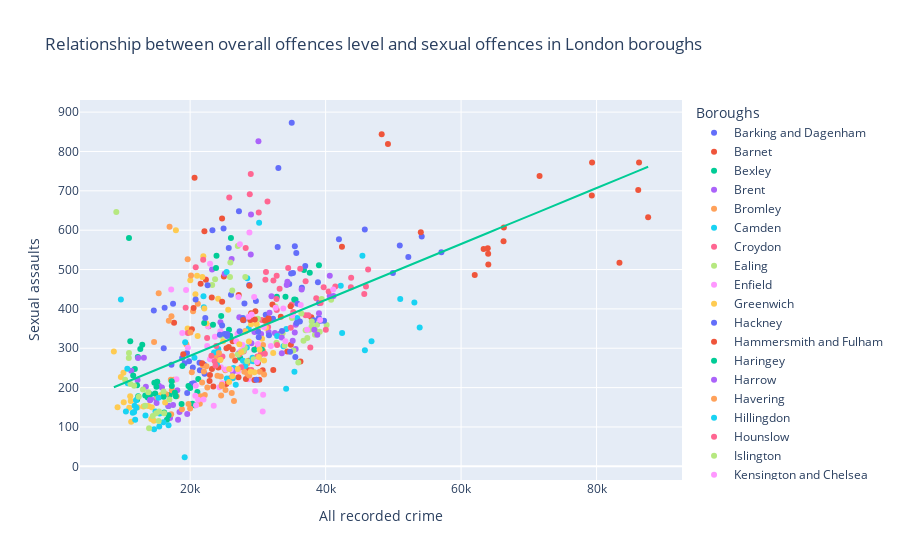

Notebook source saved alongside this figure:
### Code cell
#We store the data for all indicators in seperate lists for further analysis. 

number_of_sexual_offences = []    
all_recorded_offences = []
violence_against_the_person = []
robbery = []
burglary = []
theft_and_handling = []
fraud_and_forgery = []
criminal_damage = []
drugs = []
borough =[]

row =2
column = 0
while(row<34):
     
    all_recorded_offences.append(df.loc[row][column+2])
    violence_against_the_person.append(df.loc[row][column+20])
    number_of_sexual_offences.append(df.loc[row][column+38])
    robbery.append(df.loc[row][column+56])
    burglary.append(df.loc[row][column+74])
    theft_and_handling.append(df.loc[row][column+92])
    fraud_and_forgery.append(df.loc[row][column+110])
    criminal_damage.append(df.loc[row][column+128])
    drugs.append(df.loc[row][column+146])
    borough.append(df.loc[row][1])
    column += 1
    if(column == 18):
        column = 0
        row = row+1


#Creation of final dataframe to plot the graphs
final_df= pd.DataFrame()

final_df['All recorded crime'] = all_recorded_offences

final_df['Violence against the person']= violence_against_the_person

final_df['Sexual assaults']=number_of_sexual_offences

final_df['Robberies']=robbery

final_df['Burglaries']=burglary

final_df['Theft and handling']=theft_and_handling

final_df['Fraud and forgery']=fraud_and_forgery

final_df['Criminal damage']=criminal_damage

final_df['Drugs']=drugs

final_df['Boroughs']=borough




#creation of first scatter plot 

fig = px.scatter(final_df,x='All recorded crime',y='Sexual assaults',color='Boroughs',
                 title = "Relationship between overall offences level and sexual offences in London boroughs",
                 trendline="ols",trendline_scope="overall")

fig.show()
fig.write_html('/Users/jutti/Documents/QM2SRQ1-2/Visualisations/Relationship between overall offences level and sexual offences in London boroughs.html')

### Figure 1 — Plotly figure (JSON) as saved in the notebook; plotly's stock layout.template omitted (floating-point values rounded to 4 significant figures; data arrays with more than 128 entries replaced by an {"elided": "..."} marker saying what was removed)
{"data": [{"hovertemplate": "Boroughs=Barking and Dagenham<br>All recorded crime=%{x}<br>Sexual assaults=%{y}<extra></extra>", "legendgroup": "Barking and Dagenham", "marker": {"color": "#636efa", "symbol": "circle"}, "mode": "markers", "name": "Barking and Dagenham", "orientation": "v", "showlegend": true, "type": "scatter", "x": [19567, 20253, 20538, 20394, 22144, 21442, 22062, 21384, 19536, 19987, 19843, 19177, 18825, 17240, 16104, 16235, 17477, 14638], "xaxis": "x", "y": [186, 210, 211, 251, 235, 244, 258, 263, 288, 205, 267, 262, 275, 258, 300, 403, 413, 396], "yaxis": "y"}, {"hovertemplate": "Boroughs=Barnet<br>All recorded crime=%{x}<br>Sexual assaults=%{y}<extra></extra>", "legendgroup": "Barnet", "marker": {"color": "#EF553B", "symbol": "circle"}, "mode": "markers", "name": "Barnet", "orientation": "v", "showlegend": true, "type": "scatter", "x": [30708, 30213, 32274, 34338, 36288, 37887, 34871, 29920, 26645, 26374, 26273, 25701, 26281, 25364, 22724, 23192, 24978, 21549], "xaxis": "x", "y": [244, 220, 245, 292, 266, 379, 309, 301, 269, 247, 318, 303, 297, 300, 356, 429, 482, 464], "yaxis": "y"}, {"hovertemplate": "Boroughs=Bexley<br>All recorded crime=%{x}<br>Sexual assaults=%{y}<extra></extra>", "legendgroup": "Bexley", "marker": {"color": "#00cc96", "symbol": "circle"}, "mode": "markers", "name": "Bexley", "orientation": "v", "showlegend": true, "type": "scatter", "x": [20680, 21072, 21200, 19752, 20344, 18859, 20011, 16997, 16811, 16171, 15451, 13739, 12168, 12335, 11837, 12280, 12644, 11163], "xaxis": "x", "y": [155, 189, 222, 204, 159, 255, 199, 181, 153, 137, 177, 175, 169, 178, 247, 278, 298, 318], "yaxis": "y"}, {"hovertemplate": "Boroughs=Brent<br>All recorded crime=%{x}<br>Sexual assaults=%{y}<extra></extra>", "legendgroup": "Brent", "marker": {"color": "#ab63fa", "symbol": "circle"}, "mode": "markers", "name": "Brent", "orientation": "v", "showlegend": true, "type": "scatter", "x": [33253, 32513, 33276, 33537, 35837, 35582, 35140, 30474, 28126, 27213, 29046, 29492, 31592, 27260, 24476, 25101, 26128, 23237], "xaxis": "x", "y": [337, 339, 334, 287, 374, 298, 319, 336, 343, 287, 313, 341, 341, 379, 366, 489, 527, 500], "yaxis": "y"}, {"hovertemplate": "Boroughs=Bromley<br>All recorded crime=%{x}<br>Sexual assaults=%{y}<extra></extra>", "legendgroup": "Bromley", "marker": {"color": "#FFA15A", "symbol": "circle"}, "mode": "markers", "name": "Bromley", "orientation": "v", "showlegend": true, "type": "scatter", "x": [26474, 26142, 28638, 30276, 30918, 30761, 30793, 28424, 25195, 26350, 23781, 22031, 21903, 20248, 19445, 20434, 21137, 17243], "xaxis": "x", "y": [166, 186, 232, 240, 233, 308, 293, 261, 244, 225, 280, 241, 256, 239, 310, 394, 413, 381], "yaxis": "y"}, {"hovertemplate": "Boroughs=Camden<br>All recorded crime=%{x}<br>Sexual assaults=%{y}<extra></extra>", "legendgroup": "Camden", "marker": {"color": "#19d3f3", "symbol": "circle"}, "mode": "markers", "name": "Camden", "orientation": "v", "showlegend": true, "type": "scatter", "x": [45800, 46778, 53103, 53890, 51016, 45432, 42236, 42435, 35398, 34175, 33773, 34205, 35799, 32840, 28646, 28428, 30185, 25390], "xaxis": "x", "y": [295, 318, 416, 353, 425, 535, 459, 339, 240, 197, 305, 349, 377, 331, 350, 478, 619, 494], "yaxis": "y"}, {"hovertemplate": "Boroughs=Croydon<br>All recorded crime=%{x}<br>Sexual assaults=%{y}<extra></extra>", "legendgroup": "Croydon", "marker": {"color": "#FF6692", "symbol": "circle"}, "mode": "markers", "name": "Croydon", "orientation": "v", "showlegend": true, "type": "scatter", "x": [37743, 35221, 37450, 38618, 37043, 35004, 34859, 31510, 30587, 32789, 33210, 32292, 32775, 31109, 28202, 28804, 28951, 25777], "xaxis": "x", "y": [302, 392, 384, 427, 384, 411, 352, 354, 372, 397, 451, 472, 484, 474, 555, 691, 743, 683], "yaxis": "y"}, {"hovertemplate": "Boroughs=Ealing<br>All recorded crime=%{x}<br>Sexual assaults=%{y}<extra></extra>", "legendgroup": "Ealing", "marker": {"color": "#B6E880", "symbol": "circle"}, "mode": "markers", "name": "Ealing", "orientation": "v", "showlegend": true, "type": "scatter", "x": [38737, 38572, 39128, 40147, 37927, 36418, 37295, 36734, 33963, 32747, 33654, 35030, 32575, 30003, 25886, 25941, 27032, 23684], "xaxis": "x", "y": [360, 344, 342, 359, 355, 388, 326, 319, 307, 314, 338, 377, 406, 375, 481, 518, 560, 475], "yaxis": "y"}, {"hovertemplate": "Boroughs=Enfield<br>All recorded crime=%{x}<br>Sexual assaults=%{y}<extra></extra>", "legendgroup": "Enfield", "marker": {"color": "#FF97FF", "symbol": "circle"}, "mode": "markers", "name": "Enfield", "orientation": "v", "showlegend": true, "type": "scatter", "x": [28588, 28019, 29401, 30042, 29998, 28131, 27473, 27058, 25275, 24533, 24459, 23657, 22928, 22521, 22631, 22308, 22942, 19401], "xaxis": "x", "y": [221, 256, 296, 299, 311, 247, 293, 241, 246, 252, 343, 329, 272, 306, 356, 475, 515, 448], "yaxis": "y"}, {"hovertemplate": "Boroughs=Greenwich<br>All recorded crime=%{x}<br>Sexual assaults=%{y}<extra></extra>", "legendgroup": "Greenwich", "marker": {"color": "#FECB52", "symbol": "circle"}, "mode": "markers", "name": "Greenwich", "orientation": "v", "showlegend": true, "type": "scatter", "x": [29991, 28165, 28995, 31202, 31347, 31186, 31354, 29829, 30617, 28677, 25622, 24130, 22415, 21110, 19630, 21023, 21950, 20023], "xaxis": "x", "y": [349, 343, 361, 369, 382, 352, 370, 361, 324, 317, 398, 426, 363, 331, 350, 484, 534, 473], "yaxis": "y"}, {"hovertemplate": "Boroughs=Hackney<br>All recorded crime=%{x}<br>Sexual assaults=%{y}<extra></extra>", "legendgroup": "Hackney", "marker": {"color": "#636efa", "symbol": "circle"}, "mode": "markers", "name": "Hackney", "orientation": "v", "showlegend": true, "type": "scatter", "x": [39007, 38242, 39769, 39267, 39035, 36492, 34630, 31160, 32241, 29713, 28721, 28016, 27902, 27804, 26031, 25706, 27209, 24933], "xaxis": "x", "y": [377, 371, 370, 370, 415, 454, 463, 385, 375, 420, 461, 414, 371, 377, 436, 555, 648, 604], "yaxis": "y"}, {"hovertemplate": "Boroughs=Hammersmith and Fulham<br>All recorded crime=%{x}<br>Sexual assaults=%{y}<extra></extra>", "legendgroup": "Hammersmith and Fulham", "marker": {"color": "#EF553B", "symbol": "circle"}, "mode": "markers", "name": "Hammersmith and Fulham", "orientation": "v", "showlegend": true, "type": "scatter", "x": [28600, 28236, 29487, 30003, 28650, 27139, 25861, 25334, 23219, 22928, 22867, 24151, 23426, 21782, 18985, 20259, 20514, 17629], "xaxis": "x", "y": [244, 222, 219, 262, 268, 226, 223, 209, 247, 232, 217, 251, 203, 262, 285, 348, 402, 365], "yaxis": "y"}, {"hovertemplate": "Boroughs=Haringey<br>All recorded crime=%{x}<br>Sexual assaults=%{y}<extra></extra>", "legendgroup": "Haringey", "marker": {"color": "#00cc96", "symbol": "circle"}, "mode": "markers", "name": "Haringey", "orientation": "v", "showlegend": true, "type": "scatter", "x": [34075, 32799, 37661, 39017, 36807, 35553, 35367, 30595, 29487, 27379, 25743, 24588, 25911, 23377, 22074, 23824, 26024, 23894], "xaxis": "x", "y": [431, 431, 492, 511, 499, 423, 424, 296, 296, 276, 347, 382, 332, 360, 364, 504, 580, 535], "yaxis": "y"}, {"hovertemplate": "Boroughs=Harrow<br>All recorded crime=%{x}<br>Sexual assaults=%{y}<extra></extra>", "legendgroup": "Harrow", "marker": {"color": "#ab63fa", "symbol": "circle"}, "mode": "markers", "name": "Harrow", "orientation": "v", "showlegend": true, "type": "scatter", "x": [16777, 17031, 18217, 19573, 18430, 18107, 17481, 15837, 14074, 15047, 15392, 14973, 14169, 13463, 12236, 12316, 13174, 11309], "xaxis": "x", "y": [153, 123, 118, 133, 138, 193, 156, 200, 168, 161, 205, 172, 170, 202, 219, 275, 276, 243], "yaxis": "y"}, {"hovertemplate": "Boroughs=Havering<br>All recorded crime=%{x}<br>Sexual assaults=%{y}<extra></extra>", "legendgroup": "Havering", "marker": {"color": "#FFA15A", "symbol": "circle"}, "mode": "markers", "name": "Havering", "orientation": "v", "showlegend": true, "type": "scatter", "x": [18787, 19761, 21868, 21537, 22165, 21431, 21772, 19997, 17200, 18020, 17153, 17581, 17302, 16458, 15127, 15358, 16851, 14680], "xaxis": "x", "y": [145, 158, 173, 178, 181, 159, 213, 147, 132, 178, 220, 220, 193, 183, 215, 440, 370, 316], "yaxis": "y"}, {"hovertemplate": "Boroughs=Hillingdon<br>All recorded crime=%{x}<br>Sexual assaults=%{y}<extra></extra>", "legendgroup": "Hillingdon", "marker": {"color": "#19d3f3", "symbol": "circle"}, "mode": "markers", "name": "Hillingdon", "orientation": "v", "showlegend": true, "type": "scatter", "x": [26281, 26739, 29074, 29214, 29349, 27800, 28377, 28144, 26399, 25420, 24165, 23535, 23937, 20636, 19268, 22019, 21972, 19195], "xaxis": "x", "y": [224, 207, 268, 276, 267, 268, 302, 255, 250, 223, 298, 289, 260, 276, 315, 404, 432, 23], "yaxis": "y"}, {"hovertemplate": "Boroughs=Hounslow<br>All recorded crime=%{x}<br>Sexual assaults=%{y}<extra></extra>", "legendgroup": "Hounslow", "marker": {"color": "#FF6692", "symbol": "circle"}, "mode": "markers", "name": "Hounslow", "orientation": "v", "showlegend": true, "type": "scatter", "x": [31032, 29034, 29929, 32842, 30416, 27908, 27233, 24485, 23623, 23748, 23142, 23855, 24768, 22509, 19668, 20825, 21926, 19339], "xaxis": "x", "y": [286, 245, 279, 308, 285, 292, 284, 274, 267, 256, 281, 306, 279, 326, 339, 506, 525, 403], "yaxis": "y"}, {"hovertemplate": "Boroughs=Islington<br>All recorded crime=%{x}<br>Sexual assaults=%{y}<extra></extra>", "legendgroup": "Islington", "marker": {"color": "#B6E880", "symbol": "circle"}, "mode": "markers", "name": "Islington", "orientation": "v", "showlegend": true, "type": "scatter", "x": [38427, 35968, 37611, 39425, 40816, 37956, 37050, 35248, 30228, 29383, 28432, 28076, 27025, 27865, 24603, 26222, 28144, 23254], "xaxis": "x", "y": [334, 264, 347, 425, 423, 368, 346, 294, 273, 272, 267, 301, 284, 293, 332, 447, 481, 461], "yaxis": "y"}, {"hovertemplate": "Boroughs=Kensington and Chelsea<br>All recorded crime=%{x}<br>Sexual assaults=%{y}<extra></extra>", "legendgroup": "Kensington and Chelsea", "marker": {"color": "#FF97FF", "symbol": "circle"}, "mode": "markers", "name": "Kensington and Chelsea", "orientation": "v", "showlegend": true, "type": "scatter", "x": [30779, 30714, 29605, 31921, 29873, 26812, 24731, 24328, 23485, 21979, 20883, 21181, 20766, 20839, 17975, 18836, 19663, 17206], "xaxis": "x", "y": [182, 139, 191, 306, 265, 318, 211, 201, 154, 170, 155, 169, 179, 205, 221, 339, 301, 449], "yaxis": "y"}, {"hovertemplate": "Boroughs=Kingston upon Thames<br>All recorded crime=%{x}<br>Sexual assaults=%{y}<extra></extra>", "legendgroup": "Kingston upon Thames", "marker": {"color": "#FECB52", "symbol": "circle"}, "mode": "markers", "name": "Kingston upon Thames", "orientation": "v", "showlegend": true, "type": "scatter", "x": [14649, 14265, 13811, 14330, 16309, 15690, 15141, 13105, 12276, 11296, 11012, 11150, 11232, 10198, 9288, 9774, 10155, 8739], "xaxis": "x", "y": [116, 120, 153, 150, 162, 181, 176, 152, 150, 113, 149, 178, 166, 163, 150, 227, 238, 292], "yaxis": "y"}, {"hovertemplate": "Boroughs=Lambeth<br>All recorded crime=%{x}<br>Sexual assaults=%{y}<extra></extra>", "legendgroup": "Lambeth", "marker": {"color": "#636efa", "symbol": "circle"}, "mode": "markers", "name": "Lambeth", "orientation": "v", "showlegend": true, "type": "scatter", "x": [52212, 50950, 57092, 54188, 49937, 45784, 41968, 38868, 35855, 35186, 35458, 35672, 36993, 34912, 32923, 33025, 34998, 29787], "xaxis": "x", "y": [532, 561, 544, 584, 491, 602, 577, 468, 413, 491, 559, 542, 509, 490, 557, 758, 873, 220], "yaxis": "y"}, {"hovertemplate": "Boroughs=Lewisham<br>All recorded crime=%{x}<br>Sexual assaults=%{y}<extra></extra>", "legendgroup": "Lewisham", "marker": {"color": "#EF553B", "symbol": "circle"}, "mode": "markers", "name": "Lewisham", "orientation": "v", "showlegend": true, "type": "scatter", "x": [29628, 27814, 29008, 28763, 31577, 34833, 33387, 32150, 31055, 31553, 29553, 28874, 27172, 24727, 22327, 22109, 24712, 20654], "xaxis": "x", "y": [394, 372, 389, 459, 376, 407, 380, 411, 370, 371, 373, 372, 435, 418, 474, 597, 630, 733], "yaxis": "y"}, {"hovertemplate": "Boroughs=Merton<br>All recorded crime=%{x}<br>Sexual assaults=%{y}<extra></extra>", "legendgroup": "Merton", "marker": {"color": "#00cc96", "symbol": "circle"}, "mode": "markers", "name": "Merton", "orientation": "v", "showlegend": true, "type": "scatter", "x": [16812, 16569, 17747, 17880, 18738, 17281, 17299, 16078, 15025, 15146, 14840, 14721, 14157, 13376, 11596, 12164, 12933, 10973], "xaxis": "x", "y": [130, 118, 187, 178, 158, 216, 204, 177, 202, 215, 185, 212, 183, 180, 231, 206, 309, 580], "yaxis": "y"}, {"hovertemplate": "Boroughs=Newham<br>All recorded crime=%{x}<br>Sexual assaults=%{y}<extra></extra>", "legendgroup": "Newham", "marker": {"color": "#ab63fa", "symbol": "circle"}, "mode": "markers", "name": "Newham", "orientation": "v", "showlegend": true, "type": "scatter", "x": [38335, 38776, 40616, 41157, 40615, 36460, 39020, 35597, 35448, 33519, 34259, 34361, 32011, 31716, 28950, 28986, 30084, 26306], "xaxis": "x", "y": [347, 334, 433, 433, 484, 449, 389, 360, 340, 327, 461, 469, 432, 390, 538, 640, 826, 240], "yaxis": "y"}, {"hovertemplate": "Boroughs=Redbridge<br>All recorded crime=%{x}<br>Sexual assaults=%{y}<extra></extra>", "legendgroup": "Redbridge", "marker": {"color": "#FFA15A", "symbol": "circle"}, "mode": "markers", "name": "Redbridge", "orientation": "v", "showlegend": true, "type": "scatter", "x": [24578, 25226, 28001, 28737, 28438, 26173, 24679, 24646, 22544, 24410, 24034, 24519, 24257, 22419, 20044, 20128, 19637, 16963], "xaxis": "x", "y": [180, 194, 240, 231, 235, 281, 207, 204, 200, 270, 230, 228, 288, 254, 340, 485, 526, 609], "yaxis": "y"}, {"hovertemplate": "Boroughs=Richmond upon Thames<br>All recorded crime=%{x}<br>Sexual assaults=%{y}<extra></extra>", "legendgroup": "Richmond upon Thames", "marker": {"color": "#19d3f3", "symbol": "circle"}, "mode": "markers", "name": "Richmond upon Thames", "orientation": "v", "showlegend": true, "type": "scatter", "x": [15504, 14683, 16057, 16814, 15446, 15320, 14891, 13408, 12073, 11885, 11529, 11734, 12012, 11803, 10518, 10788, 10729, 9780], "xaxis": "x", "y": [134, 94, 112, 104, 101, 174, 139, 129, 149, 118, 136, 138, 168, 154, 139, 211, 248, 424], "yaxis": "y"}, {"hovertemplate": "Boroughs=Southwark<br>All recorded crime=%{x}<br>Sexual assaults=%{y}<extra></extra>", "legendgroup": "Southwark", "marker": {"color": "#FF6692", "symbol": "circle"}, "mode": "markers", "name": "Southwark", "orientation": "v", "showlegend": true, "type": "scatter", "x": [43734, 40447, 45707, 45960, 46276, 43771, 41432, 39713, 40029, 39266, 37048, 36252, 34475, 32747, 31195, 30130, 31422, 27529], "xaxis": "x", "y": [455, 444, 438, 457, 500, 479, 457, 455, 347, 415, 470, 502, 504, 425, 494, 645, 673, 252], "yaxis": "y"}, {"hovertemplate": "Boroughs=Sutton<br>All recorded crime=%{x}<br>Sexual assaults=%{y}<extra></extra>", "legendgroup": "Sutton", "marker": {"color": "#B6E880", "symbol": "circle"}, "mode": "markers", "name": "Sutton", "orientation": "v", "showlegend": true, "type": "scatter", "x": [14493, 13938, 15359, 14987, 16154, 16942, 16077, 15408, 13340, 13831, 13033, 12408, 11736, 11188, 10401, 10974, 10949, 9102], "xaxis": "x", "y": [128, 97, 115, 135, 135, 170, 190, 139, 154, 188, 195, 177, 205, 209, 220, 288, 275, 646], "yaxis": "y"}, {"hovertemplate": "Boroughs=Tower Hamlets<br>All recorded crime=%{x}<br>Sexual assaults=%{y}<extra></extra>", "legendgroup": "Tower Hamlets", "marker": {"color": "#FF97FF", "symbol": "circle"}, "mode": "markers", "name": "Tower Hamlets", "orientation": "v", "showlegend": true, "type": "scatter", "x": [34071, 35070, 37273, 41124, 39188, 36329, 33756, 32627, 30892, 27710, 26990, 28652, 29452, 29082, 27139, 27348, 28752, 26005], "xaxis": "x", "y": [318, 383, 347, 449, 372, 410, 401, 403, 354, 308, 336, 380, 430, 386, 430, 564, 594, 246], "yaxis": "y"}, {"hovertemplate": "Boroughs=Waltham Forest<br>All recorded crime=%{x}<br>Sexual assaults=%{y}<extra></extra>", "legendgroup": "Waltham Forest", "marker": {"color": "#FECB52", "symbol": "circle"}, "mode": "markers", "name": "Waltham Forest", "orientation": "v", "showlegend": true, "type": "scatter", "x": [27035, 25771, 30260, 32264, 30912, 29491, 30143, 28927, 25751, 26240, 27266, 27539, 24876, 24478, 22097, 20782, 21799, 17899], "xaxis": "x", "y": [247, 247, 297, 288, 269, 239, 278, 240, 214, 229, 310, 290, 318, 271, 401, 437, 481, 600], "yaxis": "y"}, {"hovertemplate": "Boroughs=Wandsworth<br>All recorded crime=%{x}<br>Sexual assaults=%{y}<extra></extra>", "legendgroup": "Wandsworth", "marker": {"color": "#636efa", "symbol": "circle"}, "mode": "markers", "name": "Wandsworth", "orientation": "v", "showlegend": true, "type": "scatter", "x": [35527, 34756, 35717, 36204, 33567, 31641, 30130, 30039, 27299, 25088, 25469, 24723, 24392, 25445, 22241, 22583, 23292, 20809], "xaxis": "x", "y": [278, 291, 364, 368, 344, 333, 328, 342, 343, 336, 336, 358, 334, 331, 377, 460, 600, 424], "yaxis": "y"}, {"hovertemplate": "Boroughs=Westminster<br>All recorded crime=%{x}<br>Sexual assaults=%{y}<extra></extra>", "legendgroup": "Westminster", "marker": {"color": "#EF553B", "symbol": "circle"}, "mode": "markers", "name": "Westminster", "orientation": "v", "showlegend": true, "type": "scatter", "x": [87615, 83379, 86270, 86151, 79296, 79338, 71582, 66267, 63934, 63331, 64022, 63996, 66315, 62014, 54054, 48279, 49204, 42414], "xaxis": "x", "y": [633, 517, 772, 702, 688, 772, 738, 572, 554, 552, 513, 540, 607, 486, 595, 844, 819, 558], "yaxis": "y"}, {"hovertemplate": "<b>OLS trendline</b><br>Sexual assaults = 0.00710349 * All recorded crime + 138.75<br>R<sup>2</sup>=0.337599<br><br>All recorded crime=%{x}<br>Sexual assaults=%{y} <b>(trend)</b><extra></extra>", "legendgroup": "Overall Trendline", "line": {"color": "#00cc96"}, "mode": "lines", "name": "Overall Trendline", "showlegend": true, "type": "scatter", "x": {"elided": "576 int values"}, "xaxis": "x", "y": {"elided": "576 float values"}, "yaxis": "y"}], "layout": {"legend": {"title": {"text": "Boroughs"}, "tracegroupgap": 0}, "title": {"text": "Relationship between overall offences level and sexual offences in London boroughs"}, "xaxis": {"anchor": "y", "domain": [0, 1], "title": {"text": "All recorded crime"}}, "yaxis": {"anchor": "x", "domain": [0, 1], "title": {"text": "Sexual assaults"}}}}
